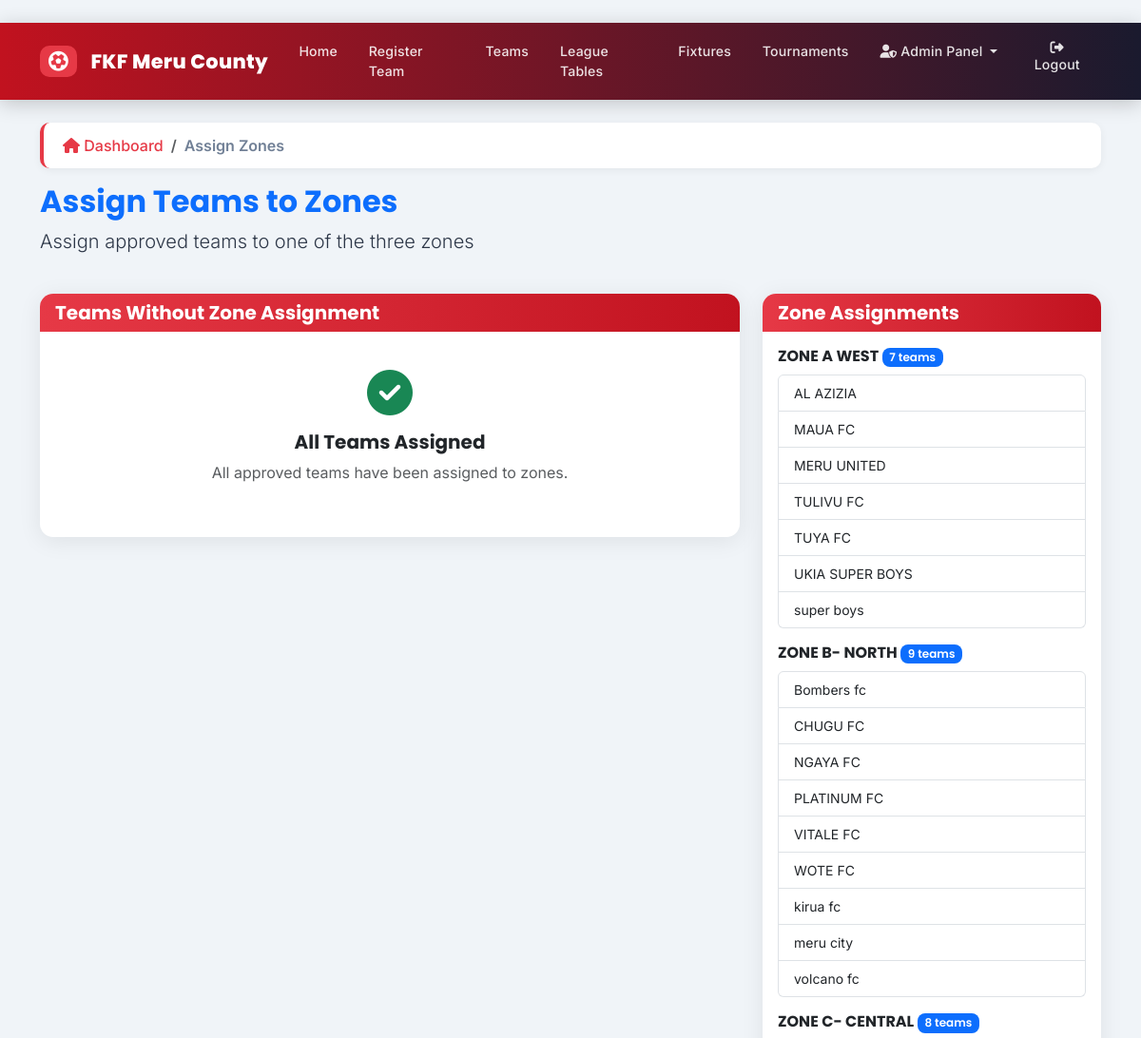
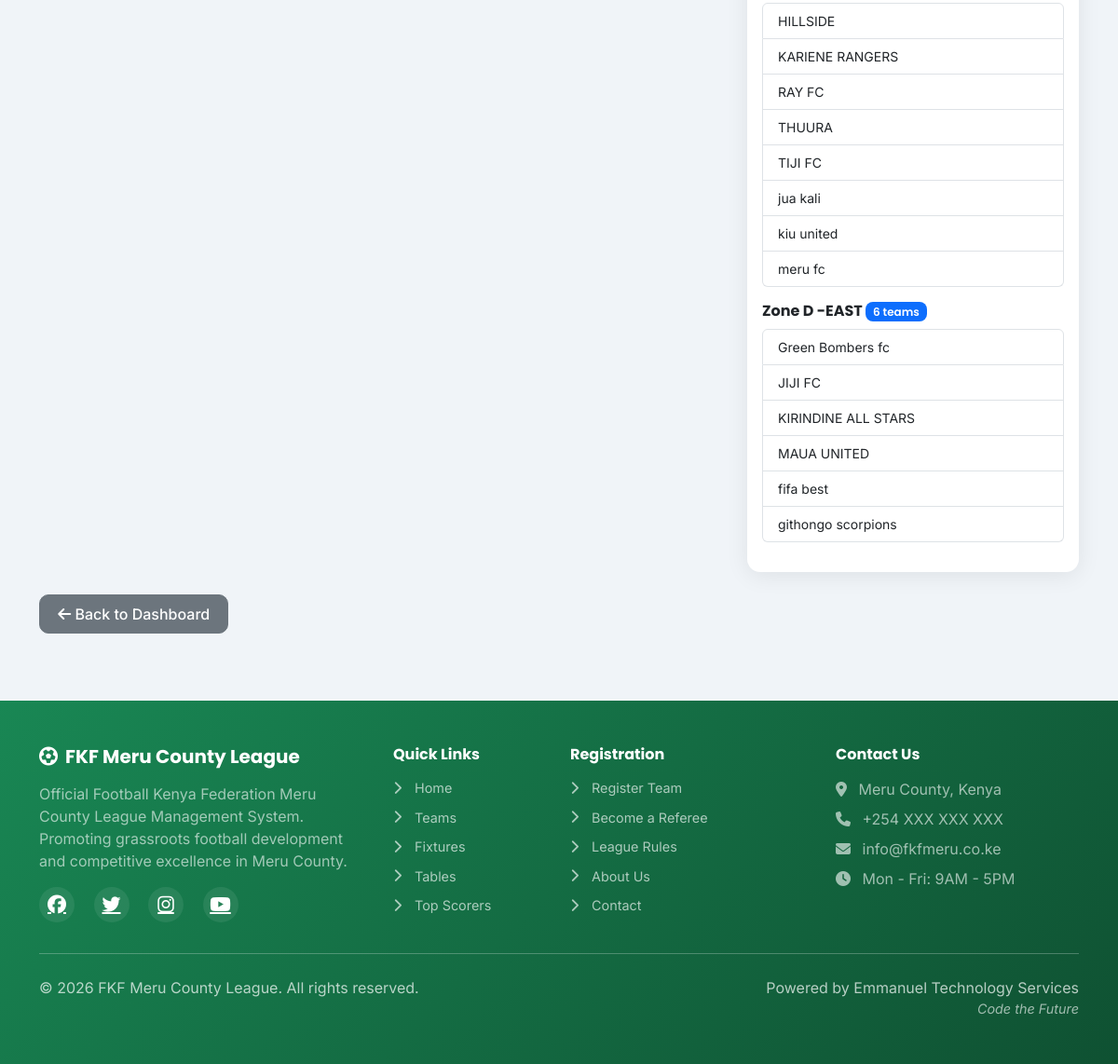
Screenshot of /admin-dashboard/assign-zones/ (signed in) with the database file from the repository (2 pictures, top to bottom).
### teams/models.py (models this page shows, shortened)
class Zone(models.Model):
    name = models.CharField(max_length=100)
    description = models.TextField(blank=True)
    created_at = models.DateTimeField(auto_now_add=True)
    fixtures_generated = models.BooleanField(default=False)
    fixture_generation_date = models.DateTimeField(null=True, blank=True)
    season_start_date = models.DateField(null=True, blank=True)
    match_day_of_week = models.IntegerField(default=6, choices=[(6, 'Saturday'), (0, 'Sunday')])
    class Meta:
        ordering = ['name']

class Team(models.Model):
    STATUS_CHOICES = [
        ('pending', 'Pending'),
        ('approved', 'Approved'),
        ('rejected', 'Rejected'),
        ('suspended', 'Suspended'),
    ]
    team_name = models.CharField(max_length=200, unique=True)
    team_code = models.CharField(max_length=20, unique=True, blank=True)
    logo = models.ImageField(upload_to='team_logos/', blank=True, null=True)
    location = models.CharField(max_length=200)
    home_ground = models.CharField(max_length=200)
    map_location = models.URLField(blank=True)
    latitude = models.DecimalField(max_digits=9, decimal_places=6, blank=True, null=True)
    longitude = models.DecimalField(max_digits=9, decimal_places=6, blank=True, null=True)
    contact_person = models.CharField(max_length=100)
    phone_number = models.CharField(
        max_length=13,
        unique=True,
        validators=[validate_kenya_phone],
        help_text="Must be +254 followed by 9 digits (e.g., +254712345678)"
    )
    email = models.EmailField(blank=True, unique=True)
    zone = models.ForeignKey(Zone, on_delete=models.SET_NULL, null=True, blank=True)
    status = models.CharField(max_length=20, choices=STATUS_CHOICES, default='pending')
    manager = models.ForeignKey(
        settings.AUTH_USER_MODEL,
        on_delete=models.SET_NULL,
        null=True,
        blank=True,
        related_name='managed_teams'
    )
    payment_status = models.BooleanField(default=False)
    payment_date = models.DateField(blank=True, null=True)
    home_jersey_color = models.CharField(max_length=50, blank=True, default='#dc3545')
    home_shorts_color = models.CharField(max_length=50, blank=True, default='#ffffff')
    home_socks_color = models.CharField(max_length=50, blank=True, default='#dc3545')
    away_jersey_color = models.CharField(max_length=50, blank=True, default='#ffffff')
    away_shorts_color = models.CharField(max_length=50, blank=True, default='#dc3545')
    away_socks_color = models.CharField(max_length=50, blank=True, default='#ffffff')
    third_jersey_color = models.CharField(max_length=50, blank=True)
    third_shorts_color = models.CharField(max_length=50, blank=True)
    third_socks_color = models.CharField(max_length=50, blank=True)
    gk_home_jersey_color = models.CharField(max_length=50, blank=True, default='#28a745')
    gk_home_shorts_color = models.CharField(max_length=50, blank=True, default='#28a745')
    gk_home_socks_color = models.CharField(max_length=50, blank=True, default='#28a745')
    gk_away_jersey_color = models.CharField(max_length=50, blank=True, default='#ffc107')
    gk_away_shorts_color = models.CharField(max_length=50, blank=True, default='#ffc107')
    gk_away_socks_color = models.CharField(max_length=50, blank=True, default='#ffc107')
    gk_third_jersey_color = models.CharField(max_length=50, blank=True)
    gk_third_shorts_color = models.CharField(max_length=50, blank=True)
    gk_third_socks_color = models.CharField(max_length=50, blank=True)
    kit_colors_set = models.BooleanField(default=False)
    kit_setup_prompt_shown = models.BooleanField(default=False)
    home_kit_image = models.ImageField(upload_to='kit_images/', blank=True, null=True,
                                      help_text="Upload home kit design/image")
    away_kit_image = models.ImageField(upload_to='kit_images/', blank=True, null=True,
                                      help_text="Upload away kit design/image")
    third_kit_image = models.ImageField(upload_to='kit_images/', blank=True, null=True,
                                       help_text="Upload third kit design/image")
    gk_home_kit_image = models.ImageField(upload_to='kit_images/', blank=True, null=True,
                                         help_text="Upload GK home kit design/image")
    gk_away_kit_image = models.ImageField(upload_to='kit_images/', blank=True, null=True,
                                         help_text="Upload GK away kit design/image")
    gk_third_kit_image = models.ImageField(upload_to='kit_images/', blank=True, null=True,
                                          help_text="Upload GK third kit design/image")
    registration_date = models.DateTimeField(auto_now_add=True)
    class Meta:
        ordering = ['team_name']

### admin_dashboard/views.py (the view, shortened to what this page needs)
# urls.py: path('assign-zones/', views.assign_zones, name='assign_zones'),
@login_required
@user_passes_test(admin_required)
def assign_zones(request):
    teams = Team.objects.filter(
        status='approved',
        zone__isnull=True
    ).order_by('team_name')
    zones = Zone.objects.all()
    zone_assignments = {}
    for zone in zones:
        zone_assignments[zone] = Team.objects.filter(zone=zone, status='approved')
    return render(request, 'admin_dashboard/assign_zones.html', {
        'teams': teams,
        'zones': zones,
        'zone_assignments': zone_assignments
    })

### admin_dashboard/views.py (called while the page is built)
def admin_required(user):
    return user.is_staff or user.groups.filter(name='League Admin').exists()

### templates/admin_dashboard/assign_zones.html (shortened to what this page needs)
﻿{% extends 'base.html' %}
{% load static %}
{% block content %}
<nav aria-label="breadcrumb" class="mb-3">
    <ol class="breadcrumb">
        <li class="breadcrumb-item"><a href="{% url 'dashboard' %}"><i class="fas fa-home"></i> Dashboard</a></li>
        <li class="breadcrumb-item active" aria-current="page">Assign Zones</li>
    </ol>
</nav>
<div class="row mb-4">
    <div class="col-12">
        <h2 class="text-primary">Assign Teams to Zones</h2>
        <p class="lead">Assign approved teams to one of the three zones</p>
    </div>
</div>
<div class="row">
    <div class="col-md-8">
        <div class="card mb-4">
            <div class="card-header" style="background:linear-gradient(90deg,#e63946,#c1121f);color:white;">
                <h5 class="mb-0">Teams Without Zone Assignment</h5>
            </div>
            <div class="card-body">
                {% if teams %}
                <div class="table-responsive">
                    <table class="table table-hover">
                        <thead>
                            <tr>
                                <th>Team</th>
                                <th>Location</th>
                                <th>Contact</th>
                                <th>Zone</th>
                            </tr>
                        </thead>
                        <tbody>
                            {% for team in teams %}
                            <tr>
                                <td>
                                    <div class="d-flex align-items-center">
                                        {% if team.logo %}
                                        <img src="{{ team.logo.url }}" alt="{{ team.team_name }}"
                                             class="team-logo me-2">
                                        {% endif %}
                                        <div>
                                            <strong>{{ team.team_name }}</strong><br>
                                            <small>{{ team.team_code }}</small>
                                        </div>
                                    </div>
                                </td>
                                <td>{{ team.location }}</td>
                                <td>{{ team.contact_person }}<br><small>{{ team.phone_number }}</small></td>
                                <td>
                                    <form method="POST" class="d-inline">
                                        {% csrf_token %}
                                        <input type="hidden" name="team_id" value="{{ team.id }}">
                                        <div class="input-group">
                                            <select name="zone_id" class="form-control form-control-sm">
                                                <option value="">-- Select Zone --</option>
                                                {% for zone in zones %}
                                                <option value="{{ zone.id }}">{{ zone.name }}</option>
                                                {% endfor %}
                                            </select>
                                            <button type="submit" class="btn btn-sm btn-primary-custom">
                                                Assign
                                            </button>
                                        </div>
                                    </form>
                                </td>
                            </tr>
                            {% endfor %}
                        </tbody>
                    </table>
                </div>
                {% else %}
                <div class="text-center py-4">
                    <i class="fas fa-check-circle fa-3x text-success mb-3"></i>
                    <h5>All Teams Assigned</h5>
                    <p class="text-muted">All approved teams have been assigned to zones.</p>
                </div>
                {% endif %}
            </div>
        </div>
    </div>
    <div class="col-md-4">
        <div class="card">
            <div class="card-header" style="background:linear-gradient(90deg,#e63946,#c1121f);color:white;">
                <h5 class="mb-0">Zone Assignments</h5>
            </div>
            <div class="card-body">
                {% for zone, teams in zone_assignments.items %}
                <div class="mb-3">
                    <h6>{{ zone.name }} <span class="badge bg-primary">{{ teams|length }} teams</span></h6>
                    {% if teams %}
                    <div class="list-group">
                        {% for team in teams %}
                        <div class="list-group-item py-2">
                            <small>{{ team.team_name }}</small>
                        </div>
                        {% endfor %}
                    </div>
                    {% else %}
                    <p class="text-muted">No teams assigned</p>
                    {% endif %}
                </div>
                {% endfor %}
            </div>
        </div>
    </div>
</div>
<div class="mt-4">
    <a href="{% url 'dashboard' %}" class="btn btn-secondary">
        <i class="fas fa-arrow-left"></i> Back to Dashboard
    </a>
</div>
{% endblock %}

### static/css/app.css (style rules this page uses)
:root { --fkf-primary: #dc3545; --fkf-accent: #198754; }
body { -webkit-font-smoothing: antialiased; -moz-osx-font-smoothing: grayscale; }

### templates/base.html (style rules this page uses)
:root { --primary-red: #e63946; --primary-green: #2dc653; --primary-dark-green: #198754; --primary-white: #FFFFFF; --primary-black: #1a1a2e; --hover-green: #25a244; --accent-gold: #f4a261; --bg-light: #f0f4f8; --card-shadow: 0 4px 24px rgba(0,0,0,0.08); --card-shadow-hover: 0 8px 32px rgba(0,0,0,0.15); --radius: 14px; --transition: all 0.3s cubic-bezier(0.4,0,0.2,1); }
* { box-sizing: border-box; }
body { font-family: 'Inter', 'Segoe UI', sans-serif; background-color: var(--bg-light); display: flex; flex-direction: column; min-height: 100vh; margin: 0; padding: 0; color: #2d3748; }
h1,h2,h3,h4,h5,h6 { font-family: 'Poppins', sans-serif; font-weight: 700; }
.breadcrumb { background: white; padding: 12px 20px; border-radius: 10px; box-shadow: 0 2px 8px rgba(0,0,0,0.06); border-left: 4px solid var(--primary-red); }
.breadcrumb-item a { color: var(--primary-red); text-decoration: none; font-weight: 500; transition: var(--transition); }
.breadcrumb-item.active { color: #718096; font-weight: 600; }
.card { border: none; border-radius: var(--radius); box-shadow: var(--card-shadow); transition: var(--transition); overflow: hidden; }
.card-header { border-bottom: none; font-weight: 600; }
.btn { border-radius: 10px; font-weight: 500; transition: var(--transition); padding: 0.5rem 1.2rem; }
.badge { border-radius: 8px; font-weight: 600; }

### rows the page displays
Zone: name "ZONE A WEST", teams "7"
Team: team_name "AL AZIZIA"
Team: team_name "MAUA FC"
Team: team_name "MERU UNITED"
Team: team_name "TULIVU FC"
Team: team_name "TUYA FC"
Team: team_name "UKIA SUPER BOYS"
Team: team_name "super boys"
Zone: name "ZONE B- NORTH", teams "9"
Team: team_name "Bombers fc"
Team: team_name "CHUGU FC"
Team: team_name "NGAYA FC"
Team: team_name "PLATINUM FC"
Team: team_name "VITALE FC"
Team: team_name "WOTE FC"
Team: team_name "kirua fc"
Team: team_name "meru city"
Team: team_name "volcano fc"
Zone: name "ZONE C- CENTRAL", teams "8"
Team: team_name "HILLSIDE"
Team: team_name "KARIENE RANGERS"
Team: team_name "RAY FC"
Team: team_name "THUURA"
Team: team_name "TIJI FC"
Team: team_name "jua kali"
Team: team_name "kiu united"
Team: team_name "meru fc"
Zone: name "Zone D -EAST", teams "6"
Team: team_name "Green Bombers fc"
Team: team_name "JIJI FC"
Team: team_name "KIRINDINE ALL STARS"
Team: team_name "MAUA UNITED"
Team: team_name "fifa best"
Team: team_name "githongo scorpions"
